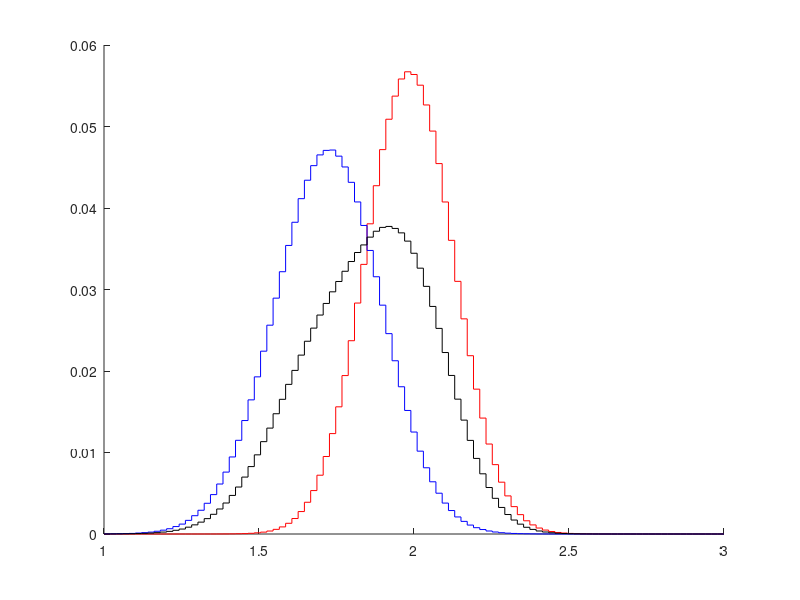
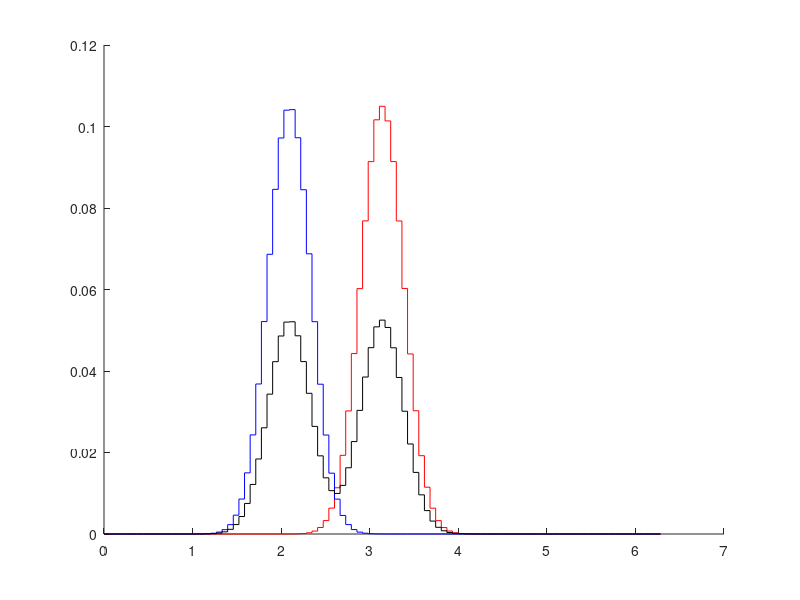
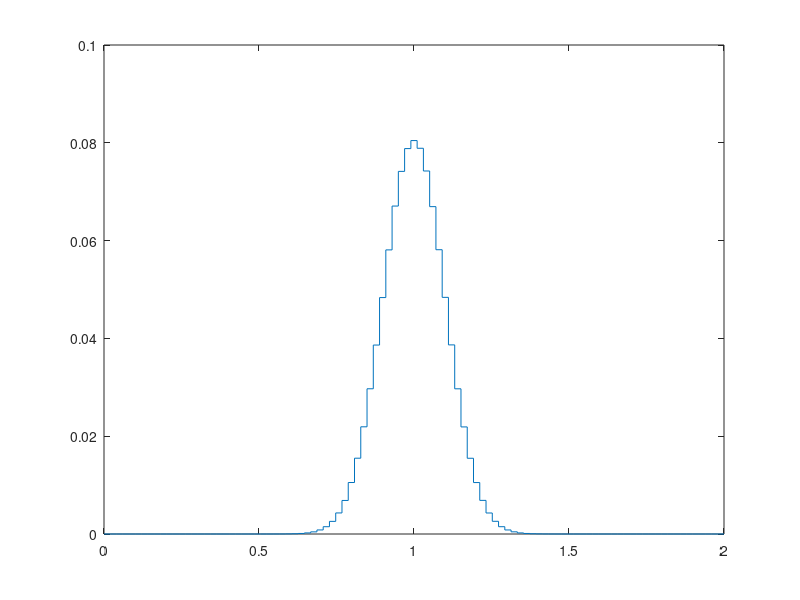

Source code (MATLAB) for these figures, in order:
function fixed_plane()
% FIXED_ANGLE_FIXED_PLANE - simulates pairs of partciles at fixed
% angles that can vibrate in and out along their lines
%   
    count = 10000000;
    
    scale = .1;
    ascale = .17;
    edges = linspace(1,3,100);
    aedges= linspace(0,2*pi,100);
    redges = linspace(0,2,100);
    
    r1 = randn(count,1)*scale + 1;
    r2 = randn(count,1)*scale + 1;

    hr = histc([r1; r2],redges);
    
    a1 = randn(count,1)*ascale + pi/6;
    a2 = randn(count,1)*ascale + pi/6;

    ah_120 = histc(pi-a1 -a2,aedges);
    
    data_120 = sqrt(...
        (sin(a1).*r1 - sin(a2).*r2).^2 + ...
        (cos(a1).*r1 + cos(a2).*r2).^2);
    h_120 = histc(data_120,edges);
    
    r1 = randn(count,1)*scale + 1;
    r2 = randn(count,1)*scale + 1;
    
    hr = hr + histc([r1; r2],redges);
    
    a1 = randn(count,1)*ascale;
    a2 = randn(count,1)*ascale;
    ah_180 = histc(pi-a1 -a2,aedges);
    
    data_180 =  sqrt(...
        (sin(a1).*r1 - sin(a2).*r2).^2 + ...
        (cos(a1).*r1 + cos(a2).*r2).^2);
    h_180 = histc(data_180,edges);
    
    figure;
    hold on;
    stairs(edges,h_180/sum(h_180),'r')
    stairs(edges,h_120/sum(h_120),'b')
    stairs(edges,(h_180 + h_120)/sum(h_180+h_120),'k')

    figure;
    hold on;
    stairs(aedges,ah_180/count,'r')
    stairs(aedges,ah_120/count,'b')
    stairs(aedges,(ah_180 + ah_120)/(2*count),'k')
    
    figure;
    stairs(redges,hr/sum(hr))
end

